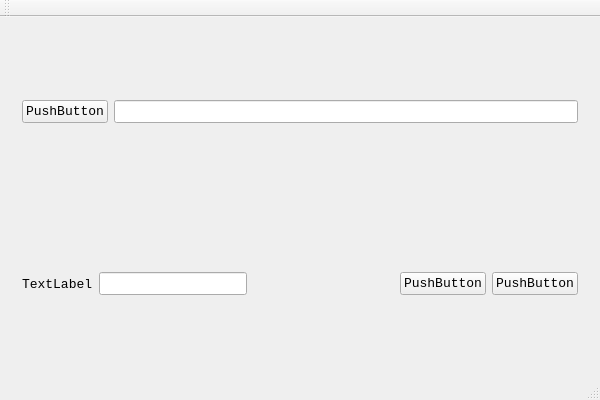
<?xml version="1.0" encoding="UTF-8"?>
<ui version="4.0">
 <class>InjLibx64Class</class>
 <widget class="QMainWindow" name="InjLibx64Class">
  <property name="geometry">
   <rect>
    <x>0</x>
    <y>0</y>
    <width>600</width>
    <height>400</height>
   </rect>
  </property>
  <property name="font">
   <font>
    <family>Consolas</family>
    <pointsize>10</pointsize>
   </font>
  </property>
  <property name="windowTitle">
   <string>InjLibx64</string>
  </property>
  <property name="windowIcon">
   <iconset resource="InjLibx64.qrc">
    <normaloff>:/InjLib.ico</normaloff>:/InjLib.ico</iconset>
  </property>
  <widget class="QWidget" name="centralWidget">
   <layout class="QVBoxLayout" name="verticalLayout">
    <item>
     <widget class="QWidget" name="widget" native="true">
      <layout class="QHBoxLayout" name="horizontalLayout">
       <item>
        <widget class="QPushButton" name="buttonChoose">
         <property name="text">
          <string>PushButton</string>
         </property>
        </widget>
       </item>
       <item>
        <widget class="QLineEdit" name="lineEditPath"/>
       </item>
      </layout>
     </widget>
    </item>
    <item>
     <widget class="QWidget" name="widget_2" native="true">
      <layout class="QHBoxLayout" name="horizontalLayout_2">
       <item>
        <widget class="QLabel" name="labelPid">
         <property name="text">
          <string>TextLabel</string>
         </property>
        </widget>
       </item>
       <item>
        <widget class="QLineEdit" name="lineEditPid"/>
       </item>
       <item>
        <spacer name="horizontalSpacer">
         <property name="orientation">
          <enum>Qt::Horizontal</enum>
         </property>
         <property name="sizeHint" stdset="0">
          <size>
           <width>40</width>
           <height>20</height>
          </size>
         </property>
        </spacer>
       </item>
       <item>
        <widget class="QPushButton" name="buttonInj">
         <property name="text">
          <string>PushButton</string>
         </property>
        </widget>
       </item>
       <item>
        <widget class="QPushButton" name="buttonElevate">
         <property name="text">
          <string>PushButton</string>
         </property>
        </widget>
       </item>
      </layout>
     </widget>
    </item>
   </layout>
  </widget>
  <widget class="QMenuBar" name="menuBar">
   <property name="geometry">
    <rect>
     <x>0</x>
     <y>0</y>
     <width>600</width>
     <height>22</height>
    </rect>
   </property>
  </widget>
  <widget class="QToolBar" name="mainToolBar">
   <attribute name="toolBarArea">
    <enum>TopToolBarArea</enum>
   </attribute>
   <attribute name="toolBarBreak">
    <bool>false</bool>
   </attribute>
  </widget>
  <widget class="QStatusBar" name="statusBar"/>
 </widget>
 <layoutdefault spacing="6" margin="11"/>
 <resources>
  <include location="InjLibx64.qrc"/>
 </resources>
 <connections/>
</ui>
